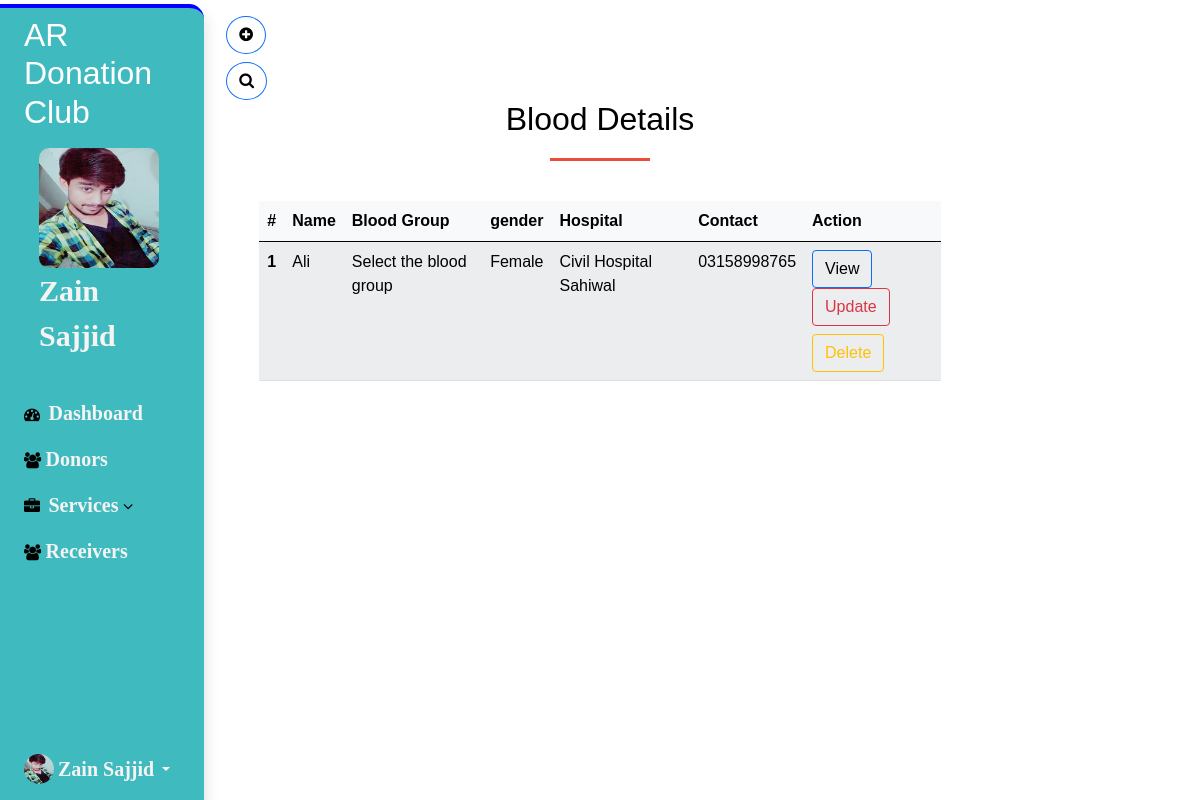
Page /NGO/dashboard/bloodsearch.php (signed in) on the committed database.
### tables this page shows
CREATE TABLE `team` (
  `t_id` int(11) NOT NULL,
  `t_name` varchar(200) NOT NULL,
  `t_department` varchar(200) NOT NULL,
  `t_post` varchar(200) NOT NULL,
  `t_salary` varchar(200) NOT NULL,
  `t_username` varchar(200) NOT NULL,
  `t_password` varchar(200) NOT NULL,
  `t_contact` varchar(200) NOT NULL,
  `t_city` varchar(200) NOT NULL,
  `t_address` varchar(200) NOT NULL,
  `t_gender` varchar(200) NOT NULL
);

CREATE TABLE `blood` (
  `b_id` int(11) NOT NULL,
  `b_name` varchar(200) NOT NULL,
  `b_group` varchar(200) NOT NULL,
  `b_botle` varchar(200) NOT NULL,
  `b_hospital` varchar(200) NOT NULL,
  `b_username` varchar(200) NOT NULL,
  `b_password` varchar(200) NOT NULL,
  `b_contact` varchar(200) NOT NULL,
  `b_cnic` varchar(200) NOT NULL,
  `b_address` varchar(200) NOT NULL,
  `b_date` varchar(200) NOT NULL,
  `b_gender` varchar(200) NOT NULL
);

### NGO/dashboard/bloodsearch.php (the view, shortened to what this page needs)
<?php
include 'header.php';
include 'dbconnect.php';
$search=$_POST['search'];
$query="SELECT * FROM blood WHERE b_name LIKE'%".$search."%'";
$q=mysqli_query($con,$query);
?>
<div class="col p-3 section">
<div class="content">
 <a href="teamform.php">
<button class="btn btn-outline-primary d-block rounded-circle"><i class="fa fa-plus-circle" aria-hidden="true"></i></button>
</a>
   <a href="#" data-bs-toggle="modal" data-bs-target="#search">
      <button class="btn btn-outline-primary rounded-circle mt-2"><i class="fa fa-search"></i></button>
   </a>
</div>
<h2 class="section-head">Blood Details</h2>
       <div class="col-7 mx-auto">
       <table class="table table-light table-responsive table-striped table-hover">
             <thead>
               <tr>
                 <th scope="col">#</th>
                 <th scope="col">Name</th>
                 <th scope="col">Blood Group</th>
                 <th scope="col">gender</th>
                 <th scope="col">Hospital</th>
                 <th scope="col">Contact</th>
                 <th scope="col">Action</th>
               </tr>
             </thead>
             <tbody>
               <?php
                   while($row=mysqli_fetch_array($q)){
               ?>
               <tr>
                 <th scope="row"><?php echo $row['b_id']?></th>
                 <td> <a href="bloodprofile.php?r=<?php echo $row['b_id']?>"> <?php echo $row['b_name']?> </a> </td>
                 <td><?php echo $row['b_group']?></td>
                 <td><?php echo $row['b_gender']?></td>
                 <td><?php echo $row['b_hospital']?></td>
                 <td><?php echo $row['b_contact']?></td>
                 <td>
                  <button type="btn" class="btn btn-outline-primary">  <a href="bloodprofile.php?r=<?php echo $row['b_id']?>">View</a> </button>
                  <a href="bloodedit.php?r=<?php echo $row['b_id']?>">
                  <button type="btn" class="btn btn-outline-danger">Update</button>
                  </a>
                  <br>
                  <a href="blooddelete.php?r=<?php echo $row['b_id']?>">
                  <button type="btn" class="btn btn-outline-warning mt-2">Delete</button>
                  </a>
                 </td>
               </tr>
               <?php
                   }
               ?>
             </tbody>
           </table>
       </div>
</div>
</div>
</div>

### NGO/dashboard/header.php (shortened to what this page needs)
<?php
include 'dbconnect.php';
$id=$_SESSION['id'];
$query="SELECT * FROM team WHERE t_id='".$id."'";
$q=mysqli_query($con,$query);
$row=mysqli_fetch_array($q);
?>
<!DOCTYPE html>
<!DOCTYPE html>
<html lang="en">
<head>
    <link rel="stylesheet" href="../assets/css/bootstrap.min.css">
    <link rel="stylesheet" href="../assets/css/style.css">
    <link rel="stylesheet" href="https://cdnjs.cloudflare.com/ajax/libs/font-awesome/4.7.0/css/font-awesome.min.css">
</head>
<body>
  <div class="container-fluid">
    <div class="row flex-nowrap">
        <div class="col-auto sidebar col-md-3 col-xl-2 px-sm-2 px-1 bg-light mt-1 shadow">
            <div class="d-flex flex-column align-items-center align-items-sm-start px-3 pt-2 text-white min-vh-100">
              <h2>AR Donation Club</h2>
              <div class="admin-img col-md-3">
                <img src="../assets/img/rahman.jpg">
              </div>
                <a href="dashboard.php" class="admin d-flex align-items-center pb-3 mb-md-0 me-md-auto text-dark text-decoration-none">
                    <span class="fs-5 d-none d-sm-inline"><?php echo $row['t_name']?></span>
                </a>
                <ul class="nav nav-pills flex-column mb-sm-auto mb-0 align-items-center align-items-sm-start mt-3" id="menu">
                    <li class="nav-item">
                        <a href="dashboard.php" class="nav-link align-middle px-0 text-black">
                          <i class="fa fa-tachometer" aria-hidden="true"></i> <span class="ms-1 d-none d-sm-inline">Dashboard</span>
                        </a>
                    </li>
                    <li>
                      <a href="donors.php" class="nav-link px-0 align-middle">
                        <i class="fa fa-users" aria-hidden="true"></i>  <span class="d-none d-sm-inline">Donors</span></a>
                  </li>
                    <li>
                        <a href="#submenu1" data-bs-toggle="collapse" class="nav-link px-0 align-middle">
                          <i class="fa fa-briefcase" aria-hidden="true"></i> <span class="ms-1 d-none d-sm-inline">Services</span> <i class="fa fa-angle-down" aria-hidden="true"></i></a>
                    </li>
                    <li>
                      <a href="receiver.php" class="nav-link px-0 align-middle">
                        <i class="fa fa-users" aria-hidden="true"></i>  <span class="d-none d-sm-inline">Receivers</span></a>
                  </li>
                </ul>
                <div class="dropdown pb-4">
                    <a href="#" class="d-flex align-items-center text-white text-decoration-none dropdown-toggle" id="dropdownUser1" data-bs-toggle="dropdown" aria-expanded="false">
                        <img src="../assets/img/rahman.jpg" width="30" height="30" class="rounded-circle">
                        <span class="d-none d-sm-inline mx-1"><?php echo $row['t_name']?></span>
                    </a>
                </div>
            </div>
        </div>

### NGO/assets/css/style.css (style rules this page uses)
* { padding: 0%; margin: 0%; font-family: sans-serif; }
a { text-decoration: none; color: black; cursor: pointer; }
.admin span { font-weight: 900; font-size: 30px!important; margin-left: 15px; }
.admin-img img { width: 120px; height: 120px; border-radius: 10px; margin-top: 09px; margin-left: 15px; }
i { color: black; }
a span { color: rgb(246, 243, 243); font-size: 20px; font-weight: 550; font-family: Georgia, 'Times New Roman', Times, serif; }
.sidebar { background: rgb(63,187,192)!important; border-top: 4px solid blue; border-radius: 0 15px 0 0; width: 17%; position: fixed; }
.content { margin-left: 18%; }
.section { padding-top: 70px; padding-bottom: 70px; }
.section h2.section-head { color: black; text-align: center; margin-bottom: 40px; }
.section h2.section-head:after { background:#e74c3c; content: ""; display: block; width: 100px; height: 3px; margin: 20px auto; }

### rows in the picture
team: t_name "Zain Sajjid"
blood: b_id "1", b_name "Ali", b_group "Select the blood group", b_gender "Female", b_hospital "Civil Hospital Sahiwal", b_contact "03158998765"
